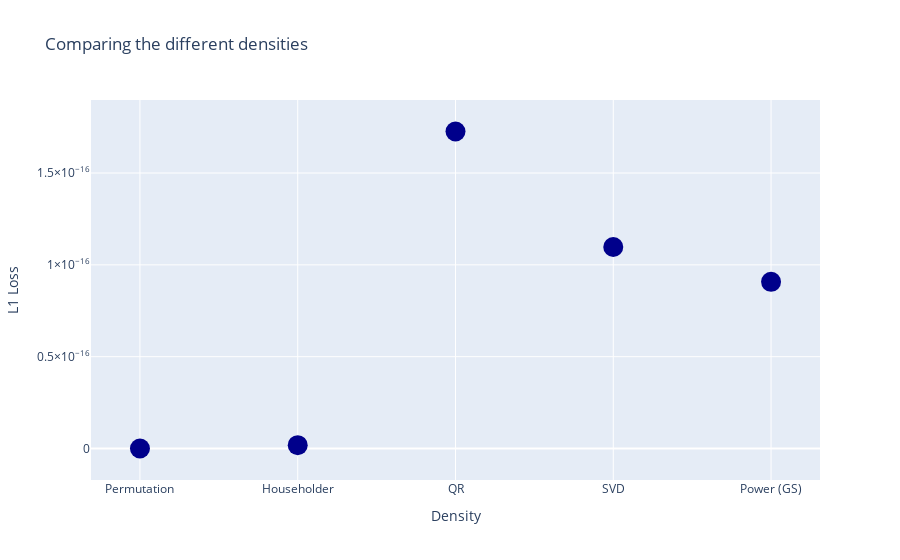
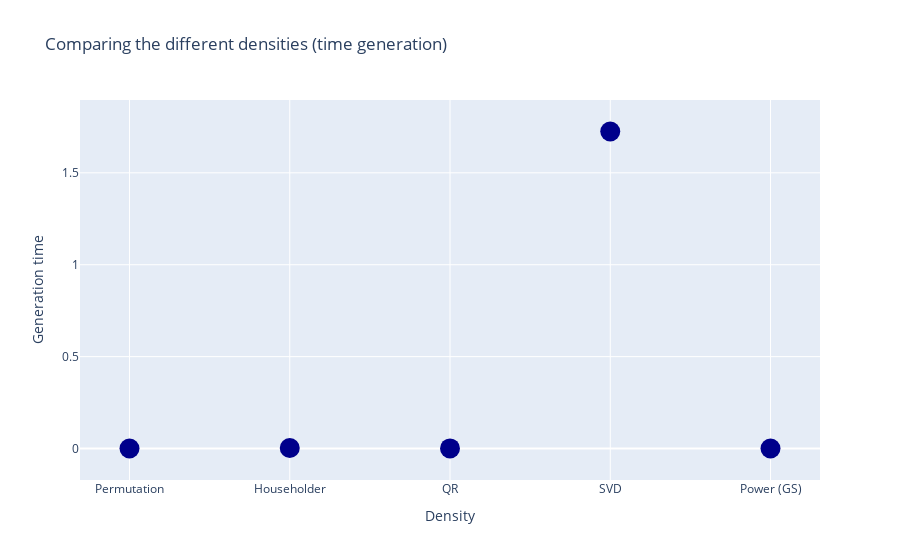

Notebook source saved alongside these figures, in order:
### Markdown cell above
## Generating Orthogonal Projections via Deterministic Matrices

### Code cell
DM.compare_(n = n, m = m, nb_sim = nb_sim, Squared = True)

### Figure 1 — Plotly figure (JSON) as saved in the notebook; plotly's stock layout.template omitted (floating-point values rounded to 4 significant figures)
{"data": [{"marker": {"color": "darkblue", "size": 20}, "mode": "markers", "type": "scatter", "x": ["Permutation", "Householder", "QR", "SVD", "Power (GS)"], "y": [0, 1.819e-18, 1.726e-16, 1.097e-16, 9.076e-17]}], "layout": {"title": {"text": "Comparing the different densities"}, "xaxis": {"title": {"text": "Density"}}, "yaxis": {"title": {"text": "L1 Loss"}}}}

### Figure 2 — Plotly figure (JSON) as saved in the notebook; plotly's stock layout.template omitted (floating-point values rounded to 4 significant figures)
{"data": [{"marker": {"color": "darkblue", "size": 20}, "mode": "markers", "type": "scatter", "x": ["Permutation", "Householder", "QR", "SVD", "Power (GS)"], "y": [0.0001938, 0.002727, 0.0005813, 1.725, 0.0004282]}], "layout": {"title": {"text": "Comparing the different densities (time generation)"}, "xaxis": {"title": {"text": "Density"}}, "yaxis": {"title": {"text": "Generation time"}}}}
